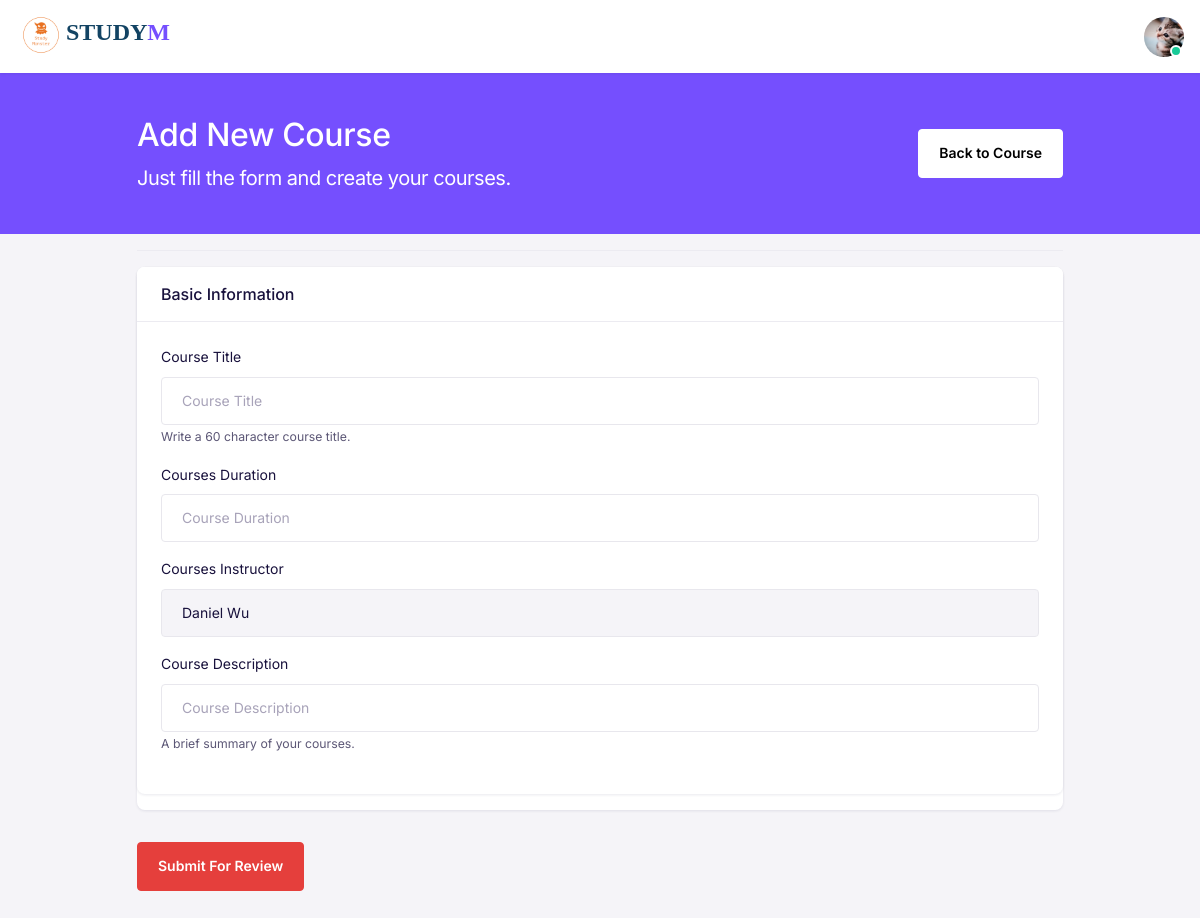
Screenshot of /teacher/course_creation.php (signed in) with the database file from the repository.
### tables this page shows
CREATE TABLE `teacher` (
  `id` int(11) NOT NULL,
  `name` varchar(60) NOT NULL,
  `uid` tinytext NOT NULL,
  `userEmails` tinytext NOT NULL,
  `avatar` varchar(200) NOT NULL DEFAULT 'default_user.jpg',
  `dob` date NOT NULL,
  `pwd` longtext NOT NULL,
  `role` varchar(20) NOT NULL DEFAULT '1'
);

### login_status.php (called while the page is built, shortened)
<?php
$username = $_SESSION['login_user'];
?>

### teacher/course_creation.php (the view, shortened to what this page needs)
<?php
require('../database_handler.php');
require('../login_status.php');
mysqli_query($connection,'set names utf8');
$query = "SELECT name, avatar FROM teacher WHERE uid = '$username'";
$tname = mysqli_fetch_array(mysqli_query($connection, $query));
?>
 <!DOCTYPE html>
 <html lang="en">
 <head>
 <link href="../assets/fonts/feather/feather.css" rel="stylesheet">
 <link href="../assets/libs/@fortawesome/fontawesome-free/css/all.min.css" rel="stylesheet">
 <link href="../assets/libs/bootstrap-icons/font/bootstrap-icons.css" rel="stylesheet" />
 <link href="../assets/libs/dragula/dist/dragula.min.css" rel="stylesheet" />
 <link href="../assets/libs/@mdi/font/css/materialdesignicons.min.css" rel="stylesheet" />
 <link href="../assets/libs/dropzone/dist/dropzone.css" rel="stylesheet" />
 <link href="../assets/libs/magnific-popup/dist/magnific-popup.css" rel="stylesheet" />
 <link href="../assets/libs/bootstrap-select/dist/css/bootstrap-select.min.css" rel="stylesheet">
 <link href="../assets/libs/@yaireo/tagify/dist/tagify.css" rel="stylesheet">
 <link href="../assets/libs/tiny-slider/dist/tiny-slider.css" rel="stylesheet">
 <link href="../assets/libs/tippy.js/dist/tippy.css" rel="stylesheet">
 <link href="../assets/libs/datatables.net-bs5/css/dataTables.bootstrap5.min.css" rel="stylesheet">
 <link href="../assets/libs/prismjs/themes/prism-okaidia.css" rel="stylesheet">
<link href="https://cdn.jsdelivr.net/npm/bootstrap@5.1.3/dist/css/bootstrap.min.css" rel="stylesheet">
 <link href="../assets/css/plugins.css" rel="stylesheet" />
 <link href="../assets/css/main.css" rel="stylesheet" />
<link href="../assets/css/icons.css" rel="stylesheet" />
<link rel="stylesheet" href= "https://cdn.datatables.net/1.10.23/css/jquery.dataTables.min.css">
 <link rel="stylesheet" href="../assets/css/theme.min.css">
 </head>
 <body>
<nav class="navbar navbar-expand-lg navbar-default">
	<div class="container-fluid px-0">
        <a class="navbar-brand" href="home.php">
            <img src="/assets/image/Logo.png" width="50" height="50"><span class="text-logo">Study</span><span class="text-slogan">M</span>
        </a>
				<li class="dropdown ms-2 d-inline-block">
					<a
						class="rounded-circle"
						href="#"
						data-bs-toggle="dropdown"
						data-bs-display="static"
						aria-expanded="false"
					>
						<div class="avatar avatar-md avatar-indicators avatar-online">
							<img
								alt="avatar"
								src="../assets/img/avatars/<?php echo $tname['avatar'];?>"
								class="rounded-circle"
							/>
						</div>
					</a>
				</li>
		</div>
</nav>
<div class="py-4 py-lg-6 bg-primary">
  <div class="container">
    <div class="row">
      <div class="offset-lg-1 col-lg-10 col-md-12 col-12">
        <div class="d-lg-flex align-items-center justify-content-between">
          <div class="mb-4 mb-lg-0">
            <h1 class="text-white mb-1">Add New Course</h1>
            <p class="mb-0 text-white lead">
              Just fill the form and create your courses.
            </p>
          </div>
          <div>
            <a href="course.php" class="btn btn-white ">Back to Course</a>
          </div>
        </div>
      </div>
    </div>
  </div>
</div>
<div class="pb-12">
  <div class="container">
    <div id="courseForm" class="bs-stepper">
      <div class="row">
        <div class="offset-lg-1 col-lg-10 col-md-12 col-12">
          <hr/>
          <div class="card">
              <form class="form-horizontal" role="form" method="post" action="course_creation.php">
              <div class="card mb-3 ">
                <div class="card-header border-bottom px-4 py-3">
                  <h4 class="mb-0">Basic Information</h4>
                </div>
                <div class="card-body">
                  <div class="mb-3">
                    <label for="courseTitle" class="form-label">Course Title</label>
                    <input id="courseTitle" class="form-control" type="text" placeholder="Course Title" name="cname" required/>
                    <small>Write a 60 character course title.</small>
                  </div>
                  <div class="mb-3">
                    <label for="courseDur" class="form-label">Courses Duration</label>
                    <input id="courseDur" class="form-control" type="text" placeholder="Course Duration" name="duration" required />
                  </div>
                  <div class="mb-3">
                    <label for="courseIns" class="form-label">Courses Instructor</label>
                    <input type="text" class="form-control" value="<?php echo $tname['name'];?>" disabled>
                  </div>
                  <div class="mb-3">
                    <label class="form-label">Course Description</label>
                    <input id="editor" class="form-control" type="text" placeholder="Course Description" name="description" required/>
                    <small>A brief summary of your courses.</small>
                  </div>
                </div>
              </div>
          </div>
          <button type="submit" class="btn btn-danger mt-5" name="submit">
            Submit For Review
          </button>
        </div>
      </div>
    </div>
  </div>
</div>
 </body>
 </html>

### assets/css/main.css (style rules this page uses)
h1, h2, h3, h4, h5, h6, .h1, .h2, .h3, .h4, .h5, .h6 { font-family: inherit; font-weight: 700; line-height: 1.1; letter-spacing: 0; }
body { overflow-x: hidden; min-height: 100%; background: #ffffff; color: #768399; -webkit-font-smoothing: antialiased; font-weight: 400; -webkit-transition: -webkit-transform 0.4s ease !important; transition: transform 0.4s ease !important; position: relative; }
* { -moz-box-sizing: border-box; box-sizing: border-box; outline: none !important; }

### teacher/course_creation.php (style rules this page uses)
.text-logo, .text-slogan { font-weight: bold; font-family: 'Droid Sans'; font-size: 24px; text-transform: uppercase; display: inline-block; }
.text-logo { color: #124363; }

### rows the page displays
teacher: avatar (picture), name "Daniel Wu"
